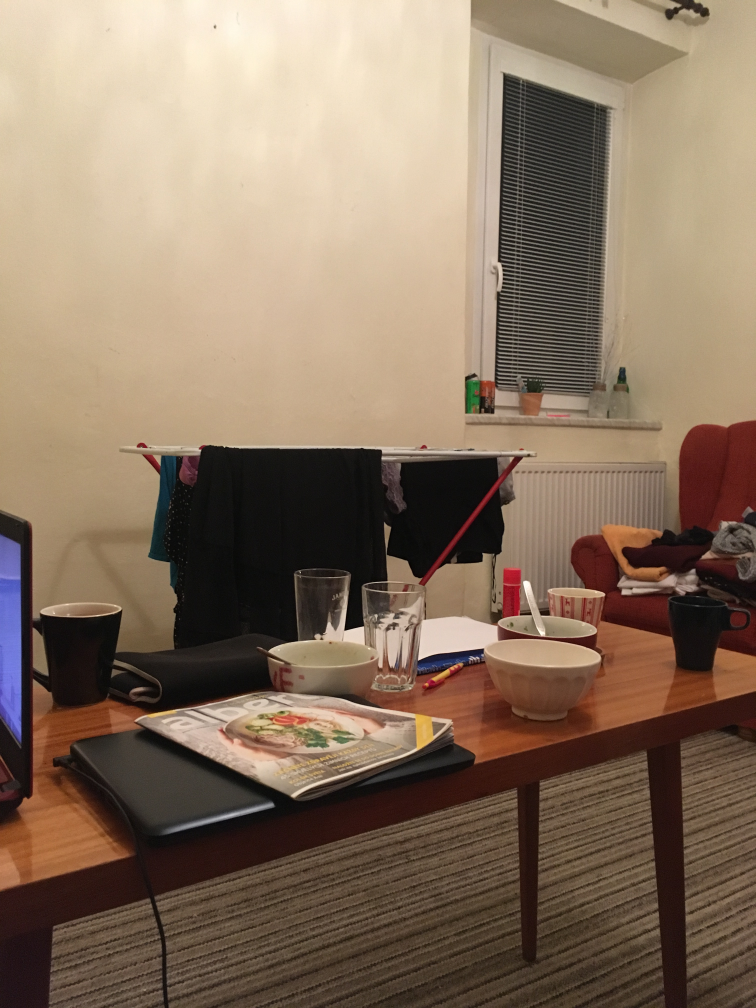
#> input picture 2_semestr/MUL/Proj1/images/diffrent.jpg, 3024 x 4032 px (shown at 1/4 size)
$ python -i sweep_line.py   (imports and definitions only)
#> lines starting #> are read from the running program, lines starting #| are printed output that depends on the picture
import numpy as np

import matplotlib.pyplot as plt
from matplotlib.patches import Polygon

from ear_clipping import fig2img


# [119 lines left out: functions print_triangle, get_sl_steps, not called in this run]


def parse_data(data):
    polygon = None
    trap_edges = []
    partition = []
    triangles = []

    for _, item in enumerate(data):
        if 'Polygon' in item:
            item = item[8:]
            item = item.replace('[', '')
            item = item.replace(']', '')
            item = item.replace('(', '')
            item = item.replace(' ', '')
            item = item.split(')')
            item = item[:-1]
            for e, elem in enumerate(item):
                item[e] = elem.split(',')
                for i in range(len(item[e])):
                    if item[e][i] == '':
                        del item[e][i]
                        break
                item[e] = list(map(int, item[e]))
            polygon = item

        elif 'TrapEdges' in item:
            item = item[10:]
            item = item.replace('(', '')
            item = item[:-1]
            item = item.split(') ')
            for e, elem in enumerate(item):
                elem = elem.replace(')', '')
                item[e] = elem.split(', ')
                item[e] = list(map(int, item[e]))
            trap_edges.append(item)

        elif 'Partition' in item:
            item = item[10:]
            item = item.replace('(', '')
            item = item[:-1]
            item = item.split(') ')
            for e, elem in enumerate(item):
                elem = elem.replace(')', '')
                item[e] = elem.split(', ')
                item[e] = list(map(int, item[e]))
            partition.append(item)

        elif 'listOfTriangles' in item:
            item = item[17:]
            item = item.replace('[', '')
            item = item[:-1]
            item = item.split('] ')
            for e, elem in enumerate(item):
                elem = elem.replace(']', '')
                item[e] = elem.split(', ')
                item[e] = list(map(float, item[e]))
                item[e] = list(map(int, item[e]))
            triangles.append(item)

    polygon = np.array(polygon)
    trap_edges = np.array(trap_edges)
    partition = np.array(partition)
    triangles = np.array(triangles)

    trap_edges_sort_index = np.argsort(np.min(trap_edges[:,:,1], axis=1))
    trap_edges_list = []
    for i, item in enumerate(trap_edges_sort_index):
        if trap_edges[item][0][0] == trap_edges[item][1][0] and trap_edges[item][0][1] == trap_edges[item][1][1]:
            pass
        else:
            trap_edges_list.append(trap_edges[item])

    trap_edges = np.array(trap_edges_list)

    triangles_final = []
    for i in range(0, len(triangles), 3):
        tria_set = set()
        tria_set.add(tuple(triangles[i][0]))
        tria_set.add(tuple(triangles[i][1]))
        tria_set.add(tuple(triangles[i+1][0]))
        tria_set.add(tuple(triangles[i+1][1]))
        tria_set.add(tuple(triangles[i+2][0]))
        tria_set.add(tuple(triangles[i+2][1]))

        triangles_final.append(list(tria_set))

    triangles = np.array(triangles_final)

    return polygon, trap_edges, partition, triangles

>>> import cv2
>>> picture = cv2.imread('../../../2_semestr/MUL/Proj1/images/diffrent.jpg', cv2.IMREAD_GRAYSCALE)
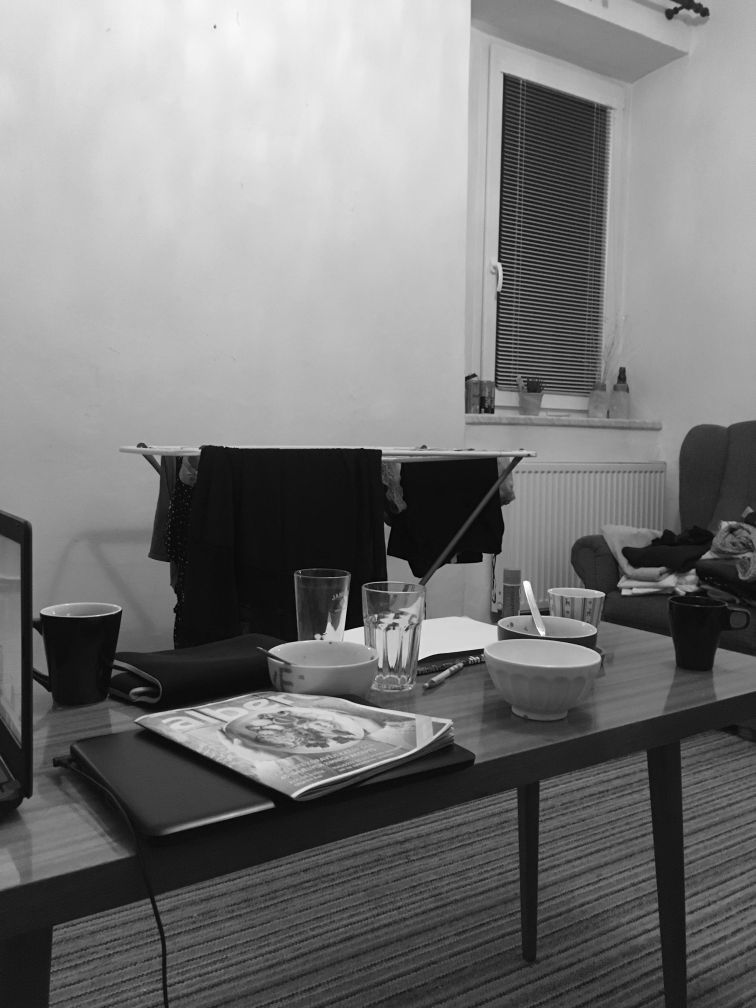
#> picture: shape (4032, 3024) (shown at 1/4 size); min 0, max 255, mean 119.4
>>> result = parse_data(picture)
#> after the loop in parse_data, `for _, item in enumerate(data):`: partition = []
#> in parse_data, `trap_edges = np.array(trap_edges)`: trap_edges = empty array
#> (the run stopped early here; a loop or call above may not have finished)
